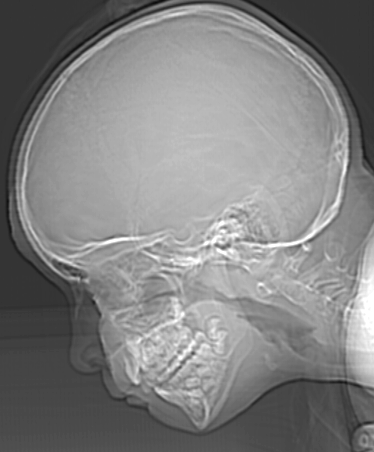
#> input picture Input Images/Skull.tif, 374 x 452 px, found by its file name
$ python '1(b)Decrease_Intensity_level_resolution.py'
#> lines starting #> are read from the running program, lines starting #| are printed output that depends on the picture; after the words box and inside, x2 and y2 are one past the last pixel; in counts of white or black regions, pixels touching at a corner belong together
import cv2
import matplotlib.pyplot as plt
import numpy as np

img_path = './skull.tif'
gray_img = cv2.imread(img_path,0)
#> gray_img is the input picture: shape (452, 374); min 12, max 255, mean 129.4
img = cv2.resize(gray_img,(512,512))
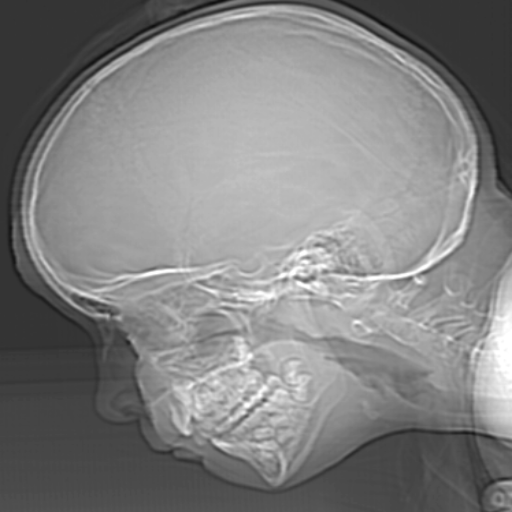
#> img: shape (512, 512); min 14, max 255, mean 129.3


plt.figure(figsize=(3,3))
plt.subplots_adjust(left=0.1, right=0.9, bottom=0.1, top=0.9, wspace=0.4, hspace=0.4)

for i in range (8):
    img = ((img>>i)<<i)
    plt.subplot(3,3,i+1)
    plt.title(f'{8-i} bits per pixel')
    plt.imshow(img,cmap='gray')
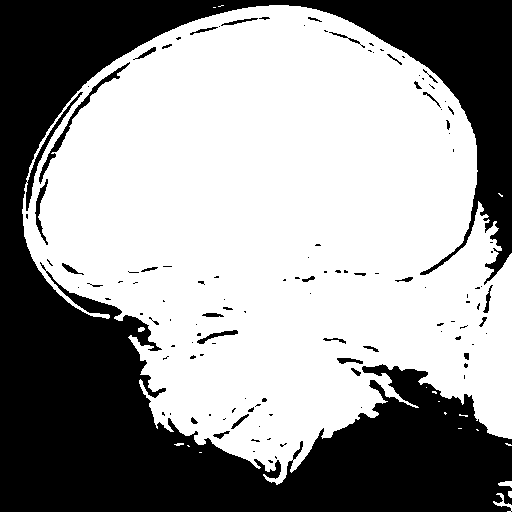
#> img: shape (512, 512); values 0 (black) and 128 (white), 60% white; 120 black regions (85 under 20 px), largest, box (x1, y1, x2, y2) and area: (0, 0, 512, 512) 101842, (39, 62, 130, 184) 662, (35, 179, 48, 245) 254

plt.show()
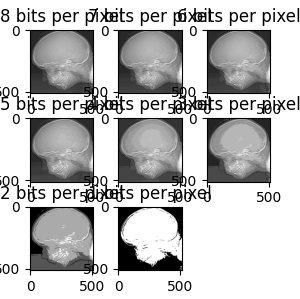
#> figure drawn by matplotlib, 8 panels
